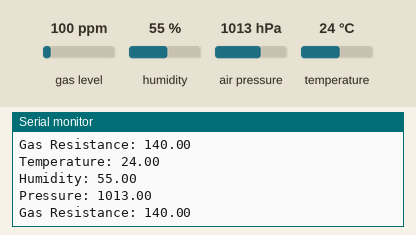
A sketch run on a simulated Arduino Uno, built with avr-gcc and run on an emulated ATmega328P. Shown: the last lines printed to the serial monitor. The test bench sets the inputs (shaded band); at power-on: gas level 100 ppm, humidity 55 %, air pressure 1013 hPa, temperature 24 °C.

Above: at 3.1 s.
3.2 s: gas level set to 20 ppm
At 5.1 s:
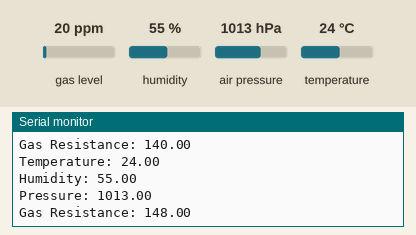
6.1 s: humidity set to 22 %
At 7.6 s:
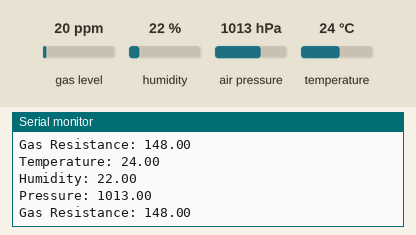
9.0 s: air pressure set to 952 hPa
At 11.3 s:
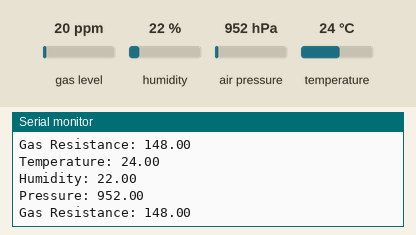

Measured:
- after the input at 3.2 s, the serial monitor: prints a new line after 1.3 s (image 1)
- after the input at 6.1 s, the serial monitor: prints a new line after 0.52 s (image 2)
- after the input at 9.0 s, the serial monitor: prints a new line after 1.9 s (image 3)

The sketch:

main.ino
```cpp
#include <Wire.h>
#include <Adafruit_Sensor.h>
#include <Adafruit_BME680.h>

Adafruit_BME680 bme;

void setup() {
  Serial.begin(115200);
  Wire.begin();

  if (!bme.begin()) {
    Serial.println("BME680 non détecté.");
    while (1);
  }

  bme.setTemperatureOversampling(BME680_OS_8X);
  bme.setHumidityOversampling(BME680_OS_2X);
  bme.setPressureOversampling(BME680_OS_4X);
}

void loop() {
  if (!bme.performReading()) {
    Serial.println("Erreur de lecture du capteur.");
    return;
  }

  Serial.print("Temperature: ");
  Serial.println(bme.temperature);

  Serial.print("Humidity: ");
  Serial.println(bme.humidity);

  Serial.print("Pressure: ");
  Serial.println(bme.pressure / 100.0);

  Serial.print("Gas Resistance: ");
  Serial.println(bme.gas_resistance / 1000.0);

  delay(2000);
}
```
